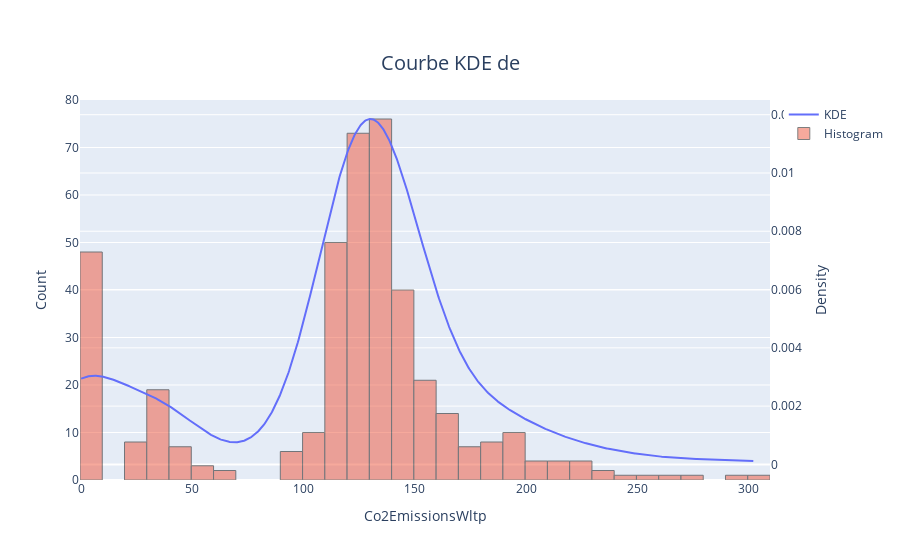

The code cell stored with this chart in its notebook:
### Code cell
import plotly.graph_objects as go
import numpy as np
from scipy.stats import gaussian_kde

def plot_continuous_distribution(s, title='', interactive=True):
    # Calculate the Kernel Density Estimation of the series
    x = np.linspace(s.min(), s.max(), 1000)
    kde = gaussian_kde(s)
    y = kde.evaluate(x)

    # Create the line plot for the KDE
    fig = go.Figure()
    fig.add_trace(go.Scatter(x=x, y=y, mode='lines', name='KDE', yaxis='y2'))

    # Add a histogram
    fig.add_trace(go.Histogram(x=s, nbinsx=40, name='Histogram'))

    # Add title and labels
    fig.update_layout(
        title={
            'text': f'Courbe KDE de {title}',
            'y':0.9,
            'x':0.5,
            'xanchor': 'center',
            'yanchor': 'top',
            'font': dict(
                size=20
            )
        },
        xaxis_title=s.name,
        yaxis_title='Count',
        yaxis2=dict(
            title='Density',
            overlaying='y',
            side='right'
        ),
        barmode='overlay'
    )

    # Make the histogram semi-transparent
    fig.data[1].marker.line.width = 1
    fig.data[1].marker.line.color = "black"
    fig.data[1].opacity = 0.5

    if interactive:
        fig.show()
    else:
        img_bytes = pio.to_image(fig, format='png')
        display(Image(img_bytes))
plot_continuous_distribution(y)

### Figure 1 — Plotly figure (JSON) as saved in the notebook; plotly's stock layout.template omitted (floating-point values rounded to 4 significant figures; data arrays with more than 128 entries replaced by an {"elided": "..."} marker saying what was removed)
{"data": [{"mode": "lines", "name": "KDE", "type": "scatter", "x": {"elided": "1000 float values"}, "y": {"elided": "1000 float values"}, "yaxis": "y2"}, {"marker": {"line": {"color": "black", "width": 1}}, "name": "Histogram", "nbinsx": 40, "opacity": 0.5, "type": "histogram", "x": {"elided": "422 int values"}}], "layout": {"barmode": "overlay", "title": {"font": {"size": 20}, "text": "Courbe KDE de ", "x": 0.5, "xanchor": "center", "y": 0.9, "yanchor": "top"}, "xaxis": {"title": {"text": "Co2EmissionsWltp"}}, "yaxis": {"title": {"text": "Count"}}, "yaxis2": {"overlaying": "y", "side": "right", "title": {"text": "Density"}}}}
